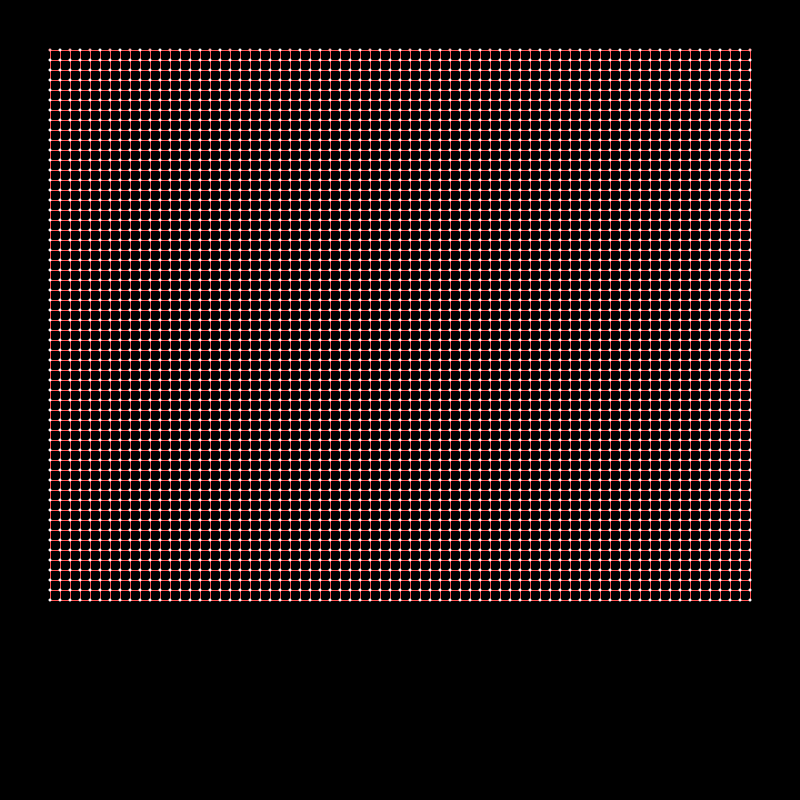
Frame 1 (no input)
Frame 60 (the mouse pressed at the canvas centre just before this capture): identical to frame 1, image omitted
Frame 120 (the mouse held since frame 60 and released just before this capture): identical to frame 1, image omitted

The Processing sketch that drew this single still picture (run headless with seeded random() and noise(); from frame 60 on, the mouse is pressed at the canvas centre):

// Processing sketch: stoff
// ── stoff.pde
//Liste aller Punkte aud dem Bildschirm
ArrayList<Point> points = new ArrayList<Point>();
//Liste Aller Verbindungen auf dem Bildschirm
ArrayList<Stick> sticks = new ArrayList<Stick>();

//Der letzte angeklickte Punkt
Point lastTarget = null;
//Temporäre Verbindung um neu gezeichneten Stick zu verdeutlichen
Stick tempStick = null;
//Dragged Point
Point draggedPoint = null;


//Stärke der Gravitation pro Timestep
float gravity = .8;
//Stärke der Reibung
float reibungsKoeffizient = 0.95;
//Anzahl der Iterationen bei der Berechnung der Physik
int numIterations = 5;

//Legt fest ob die Zeit eingefroren wird oder nicht
boolean playAnimation = false;


void setup() {
  size(800, 800);
  generateGrid();
}

void generateGrid() {
  float x0 = 50;
  float y0 = 50;
  float distance = 10;
  int sizeX = 70;
  int sizeY = 55;
  for (int i = 0; i < sizeY+1; i++) {
    for (int j = 0; j < sizeX+1; j++) {
      if (i == 0) {
        PVector pos = new PVector(x0 + distance*j, y0 + distance*i);
        points.add(new Point(pos, j%2 == 0));
      } else {
        PVector pos = new PVector(x0 + distance*j, y0 + distance*i);
        points.add(new Point(pos, false));
      }
    }
  }

  for (int i = 0; i < points.size(); i++) {
    Point p = points.get(i);
    for (int j = 0; j < points.size(); j++) {
      Point t = points.get(j);
      float dist = calc.dist(p._pos, t._pos);
      if (dist == distance && !t._connectedPoints.contains(p) && !p._connectedPoints.contains(t)) {
        makeStick(p, t);
      }
    }
  }
}

void mouseClicked() {
  //Vektor mit der Mausposition
  PVector mousePosition = new PVector(mouseX, mouseY);
  if (mouseButton == 37) {
    boolean canPutPoint = true;
    //Iteriert über alle Punkte auf dem Screen
    for (int i = 0; i < points.size(); i++) {
      Point p = points.get(i);
      //Checkt ob die Maus in der Hitbo des Punktes ist
      if (calc.dist(mousePosition, p._pos) <= p.hitboxFactor * p.SIZE) {
        //Wenn der Punkt schon rot (festgesetzt) ist, wird der Punkt gelöscht
        if (p.isLocked) {
          p.removeSelf(points, sticks);
        } else {
          //wenn der Punkt noch nicht rot ist, wird er festgesetzt
          p.isLocked = true;
        }
        canPutPoint = false;
      }
    }
    //Erstellt, falls möglich, einen neuen Punkt
    if (canPutPoint) {
      println("adding new Point at " + str(mouseX) + ", "+ str(mouseY));
      points.add(new Point(mousePosition, false));
    }
  }
}

void mousePressed() {
  //Vektor mit der Mausposition
  PVector mousePosition = new PVector(mouseX, mouseY);
  if (mouseButton == 37) {
    //Iteriert über alle Punkte auf dem Screen
    for (int i = 0; i < points.size(); i++) {
      Point p = points.get(i);
      //Speichert den Punkt über dem man hovert, wenn man den Mousebutton drückt
      if (calc.dist(mousePosition, p._pos) <= p.hitboxFactor* p.SIZE && lastTarget == null) {
        lastTarget = null;//p;
      }
    }
    if (lastTarget != null) {
      tempStick = new Stick(lastTarget, new Point(mousePosition, false));
    }
  } else if (mouseButton == 39) {
    for (int i = 0; i < points.size(); i++) {
      Point p = points.get(i);
      //Speichert den Punkt über dem man hovert, wenn man den Mousebutton drückt
      if (calc.dist(mousePosition, p._pos) <= p.hitboxFactor* p.SIZE && p.isLocked) {
        draggedPoint = null;//p;
      }
    }
  }
}

void mouseDragged() {
  PVector mousePosition = new PVector(mouseX, mouseY);
  if (mouseButton == 37 || true) {
    if ( draggedPoint != null) {
      draggedPoint._pos = mousePosition;
    } else {
      
        for (int i = 0; i < sticks.size(); i++) {
        Stick s = sticks.get(i);
        PVector startPointPos = s.startPoint._pos;
        PVector endPointPos = s.endPoint._pos;
        float dist1 = calc.dist(startPointPos, mousePosition);
        float dist2 = calc.dist(endPointPos, mousePosition);
        float dist3 = calc.dist(startPointPos, endPointPos);

        float epsilon = 1;
        if (dist1 + dist2 - dist3 <= epsilon) {
          sticks.remove(s);
        }
      }
    }
  }
}

void mouseReleased() {
  draggedPoint = null;
  if (lastTarget != null) {
    //Vektor mit der Mausposition
    PVector mousePosition = new PVector(mouseX, mouseY);
    //Iteriert über alle Punkte auf dem Screen
    for (int i = 0; i < points.size(); i++) {
      Point p = points.get(i);
      if (lastTarget._connectedPoints != null && p._connectedPoints != null) {
        boolean mouseOverPoint = calc.dist(mousePosition, p._pos) <= p.hitboxFactor* p.SIZE;
        boolean connectsTwoPoints = !lastTarget.equals(p);
        boolean isNotAlreadyConnected = !lastTarget._connectedPoints.contains(p);
        if (mouseOverPoint && connectsTwoPoints && isNotAlreadyConnected) {
          makeStick(p, lastTarget);
        }
      }
    }
    lastTarget = null;
  }
  tempStick = null;
}

void makeStick(Point p1, Point p2) {
  Stick newStick = new Stick(p2, p1);
  sticks.add(newStick);
  p2._connectedPoints.add(p1);
  p2._connectedSticks.add(newStick);
  p1._connectedPoints.add(lastTarget);
  p1._connectedSticks.add(newStick);
}

void keyPressed() {
  //println(keyCode);
  if (keyCode == 32) {
    playAnimation = !playAnimation;
  }
  if (keyCode == 116) {
    points.clear();
    sticks.clear();
    generateGrid();
  }
}

void draw() {
  background(0);
  if (playAnimation) {
    updateAllItems();
  }
  cleanUp();
  drawAllItems();
}

void cleanUp() {
  for (int i = 0; i < points.size(); i++) {
    Point p = points.get(i);
    if (p.y() > height + 500) {
      points.remove(p);
    }
  }
  for (int i = 0; i < sticks.size(); i++) {
    Stick s = sticks.get(i);
    if (s.startPoint.y() > height + 20*s.length) {
      sticks.remove(s);
    }
  }
}


//Updates all Items (duh)
void updateAllItems() {

  //randomizeLists();


  //Update Points
  for (int i = 0; i < points.size(); i++) {
    Point p = points.get(i);
    if (!p.isLocked) {
      PVector positionBeforeUpdate = p._pos.copy();
      p._pos.x += reibungsKoeffizient*(p._pos.x - p._lastPos.x);
      p._pos.y += reibungsKoeffizient*(p._pos.y - p._lastPos.y);
      p._pos.y += gravity;
      p._lastPos = positionBeforeUpdate;
    }
  }

  //Update Sticks
  for (int k = 0; k < numIterations; k++) {
    for (int i = 0; i < sticks.size(); i++) {
      Stick s = sticks.get(i);
      float x1 = s.startPoint.x() + s.endPoint.x();
      float y1 = s.startPoint.y() + s.endPoint.y();
      PVector stickCentre = new PVector(x1/2, y1/2);
      float x2 = s.endPoint.x() - s.startPoint.x();
      float y2 = s.endPoint.y() - s.startPoint.y();
      PVector stickDir = new PVector(x2, y2).normalize();

      if (!s.startPoint.isLocked) {
        s.startPoint._pos.x = stickCentre.x - stickDir.x * s.length/2;
        s.startPoint._pos.y = stickCentre.y - stickDir.y * s.length/2;
      }
      if (!s.endPoint.isLocked) {
        s.endPoint._pos.x = stickCentre.x + stickDir.x * s.length/2;
        s.endPoint._pos.y = stickCentre.y + stickDir.y * s.length/2;
      }
    }
  }
}

//Randomizes the points- and sticks- lists
void randomizeLists() {
  ArrayList<Point> pTemp = new ArrayList<Point>();
  ArrayList<Stick> sTemp = new ArrayList<Stick>();

  for (int i = 0; i < points.size()+1; i++) {
    int rand = int(random(0, points.size()));
    pTemp.add(points.get(rand));
    points.remove(rand);
  }
  points = pTemp;

  for (int i = 0; i < sticks.size()+1; i++) {
    int rand = int(random(0, sticks.size()));
    sTemp.add(sticks.get(rand));
    sticks.remove(rand);
  }
  sticks = sTemp;
}
//Draws all Items on the Screen
void drawAllItems() {
  //Draw Sticks
  for (int i = 0; i < sticks.size(); i++) {
    Stick s = sticks.get(i);
    s.blit();
  }
  //Draw and Update tempStick
  if (tempStick != null) {
    tempStick.endPoint._pos.x = mouseX;
    tempStick.endPoint._pos.y = mouseY;
    tempStick.blit();
  }
  //Draw points
  for (int i = 0; i < points.size(); i++) {
    Point p = points.get(i);
    p.blit();
  }
}

// ── calc.pde
public static class calc {
  
 public static float dist(PVector v1, PVector v2) {
   return sqrt(pow(v1.x - v2.x,2) + pow(v1.y - v2.y,2));
 }
  
}

// ── points_and_sticks.pde
public class Point {

  public PVector _pos, _lastPos;
  public boolean isLocked;
  public ArrayList<Stick> _connectedSticks;
  public ArrayList<Point> _connectedPoints;

  public final int SIZE = 3;
  public final float hitboxFactor = 1;

  public Point(PVector pos, boolean lock) {
    _pos = pos;
    _lastPos = pos;
    isLocked = lock;
    _connectedSticks = new ArrayList<Stick>();
    _connectedPoints = new ArrayList<Point>();
  }

  public float x() {
    return _pos.x;
  }

  public float y() {
    return _pos.y;
  }

  public void blit() {
    color c = isLocked ? color(255, 180, 180) : color(255, 255, 255);
    fill(c);
    noStroke();
    ellipseMode(CENTER);
    ellipse(x(), y(), SIZE, SIZE);
  }

  public void removeSelf(ArrayList<Point> points, ArrayList<Stick> sticks) {
    for (int i = 0; i < points.size(); i++) {
      Point p = points.get(i);
      if (!this.equals(p)) {
        p._connectedPoints.remove(this);
        for (int j = 0; j < _connectedSticks.size(); j++) {
          Stick s = _connectedSticks.get(j);
          if (p._connectedSticks.contains(s)) {
            p._connectedSticks.remove(s);
          }
          sticks.remove(s);
        }
      }
    }
    points.remove(this);
  }
}

/**
*
*
 */
public class Stick {

  public Point startPoint, endPoint;
  public final float length;
  public final color strokeColor = color(255, 80, 80);

  public Stick(Point a, Point b) {
    startPoint = a;
    endPoint = b;
    length = calc.dist(a._pos, b._pos);
  }

  public void blit() {
    stroke(strokeColor);
    strokeWeight(1);
    line(startPoint.x(), startPoint.y(), endPoint.x(), endPoint.y());
  }
}
